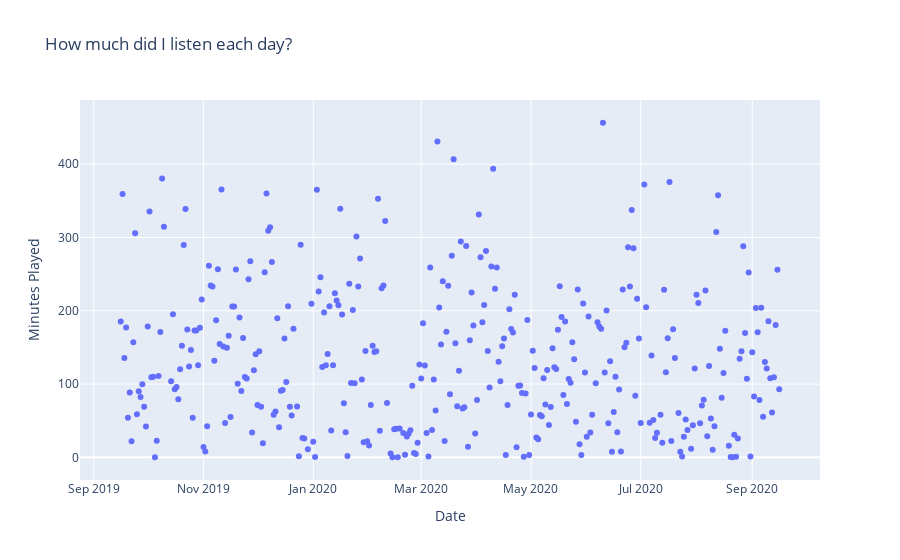

The notebook cell saved with this chart:
### Code cell
fig = go.Figure(
    data=go.Scatter(
        x=time_per_day.index, y=time_per_day["minutesPlayed"], mode="markers"
    )
)
fig.update_xaxes(title_text="Date")
fig.update_yaxes(title_text="Minutes Played")
fig.update_layout(title_text="How much did I listen each day?")
fig.show()

### Figure 1 — Plotly figure (JSON) as saved in the notebook; plotly's stock layout.template omitted (floating-point values rounded to 4 significant figures; data arrays with more than 128 entries replaced by an {"elided": "..."} marker saying what was removed)
{"data": [{"mode": "markers", "type": "scatter", "x": {"elided": "352 str values"}, "y": {"elided": "352 float values"}}], "layout": {"autosize": true, "title": {"text": "How much did I listen each day?"}, "xaxis": {"autorange": true, "range": ["2019-08-25 05:52:26.8531", "2020-10-07 18:07:33.1469"], "title": {"text": "Date"}, "type": "date"}, "yaxis": {"autorange": true, "range": [-37.56, 494.3], "title": {"text": "Minutes Played"}, "type": "linear"}}}
